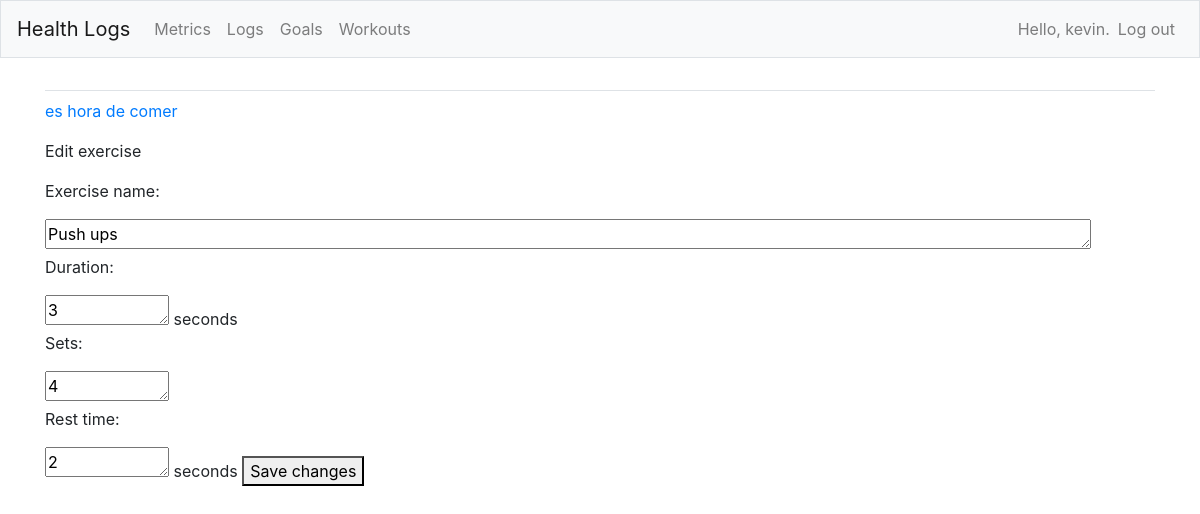
The app's page /edit_entry_workouts/1/ (signed in) with its own data.
### health_logs/models.py (models this page shows, shortened)
class WorkoutTopic(models.Model):
  text = models.CharField(max_length = 200)
  times_completed = models.PositiveIntegerField(default=0)
  completion_timestamps = models.JSONField(default=list)
  date_added = models.DateTimeField(auto_now_add = True)
  owner = models.ForeignKey(User, on_delete=models.CASCADE)
  def __str__(self):
    return self.text

class WorkoutEntry(models.Model):
  topic = models.ForeignKey(WorkoutTopic, on_delete=models.CASCADE)
  exercise = models.TextField()
  duration = models.IntegerField()
  sets = models.IntegerField()
  rest = models.IntegerField()
  gpt = models.TextField()
  date_added = models.DateTimeField(auto_now_add = True)
  class Meta:
    verbose_name_plural = 'entries'

### health_logs/views.py (the view)
# urls.py: path('edit_entry_workouts/<int:entry_id>/', views.edit_entry_workouts, name='edit_entry_workouts'),
@login_required
def edit_entry_workouts(request, entry_id):
    entry = WorkoutEntry.objects.get(id=entry_id)
    topic = entry.topic
    if topic.owner != request.user:
      raise Http404
    if request.method != 'POST':
        form = WorkoutEntryForm(instance=entry)
    else:
        form = WorkoutEntryForm(instance=entry, data=request.POST)
        if form.is_valid():
            form.save()
            return redirect('health_logs:exercises_workouts', topic_id=topic.id)
    context = {'entry': entry, 'topic': topic, 'form': form}
    return render(request, 'health_logs/edit_entry_workouts.html', context)

### health_logs/forms.py
class WorkoutEntryForm(forms.ModelForm):
  class Meta:
    model = WorkoutEntry
    fields = ['exercise', 'duration', 'sets', 'rest']
    labels = {'exercise' : '', 'duration' : '', 'sets' : '', 'rest' : ''}
    widgets = {'exercise' : forms.Textarea(attrs={'cols' : 100, 'rows' : 1}), 'duration' : forms.Textarea(attrs={'cols' : 10, 'rows' : 1}), 'sets' : forms.Textarea(attrs={'cols' : 10, 'rows' : 1}), 'rest' : forms.Textarea(attrs={'cols' : 10, 'rows' : 1})}

### health_logs/templates/health_logs/edit_entry_workouts.html (shortened to what this page needs)
{% extends "health_logs/base.html" %}
{% block content %}
  <p><a href="{% url 'health_logs:topic_workouts' topic.id %}">{{ topic }}</a></p>
  <p>Edit exercise</p>
  <form action="{% url 'health_logs:edit_entry_workouts' entry.id %}" method='post'>
    <p>Exercise name:</p>
	{{ form.exercise }}
    <p>Duration:</p>
    {{ form.duration }} seconds
    <p>Sets:</p>
    {{ form.sets }}
	<p>Rest time:</p>
	{{ form.rest }} seconds
    <button name="Submit">Save changes</button>
  </form>
{% endblock content %}

### health_logs/templates/health_logs/base.html (shortened to what this page needs)
{% load bootstrap4 %}
<!doctype html>
<html lang="en">
<head>
  {% bootstrap_css %}
</head>
<body>
  <nav class="navbar navbar-expand-md navbar-light bg-light mb-4 border">
    <a class="navbar-brand" href="{% url 'health_logs:index' %}">
        Health Logs</a>
    <div class="collapse navbar-collapse" id="navbarCollapse">
      <ul class="navbar-nav mr-auto">
        <li class="nav-item">
          <a class="nav-link" href="{% url 'health_logs:topics'%}">
              Metrics</a></li>
		<li class="nav-item">
          <a class="nav-link" href="{% url 'health_logs:topics_logs'%}">
              Logs</a></li>
	    <li class="nav-item">
          <a class="nav-link" href="{% url 'health_logs:topics_goals'%}">
              Goals</a></li>
		<li class="nav-item">
          <a class="nav-link" href="{% url 'health_logs:topics_workouts'%}">
              Workouts</a></li>
      </ul>
      <ul class="navbar-nav ml-auto">
        {% if user.is_authenticated %}
          <li class="nav-item">
            <span class="navbar-text"}">Hello, {{ user.username }}.</span>
          </li>
          <li class="nav-item">
            <a class="nav-link" href="{% url 'users:logout' %}">Log out</a>
          </li>
        {% else %}
          <li class="nav-item">
            <a class="nav-link" href="{% url 'users:register' %}">Register</a>
          </li>
          <li class="nav-item">
            <a class="nav-link" href="{% url 'users:login' %}">Log in</a></li>
        {% endif %}
      </ul>
    </div>
  </nav>
  <main role="main" class="container">
    <div class="pb-2 mb-2 border-bottom">
    </div>
    <div>
      {% block content %}{% endblock content %}
    </div>
  </main>
</body>
</html>

### records on screen
WorkoutTopic: text "es hora de comer"
WorkoutEntry: exercise "Push ups", duration "3", sets "4", rest "2"

### other values on screen
{{ user.username }} "kevin"
